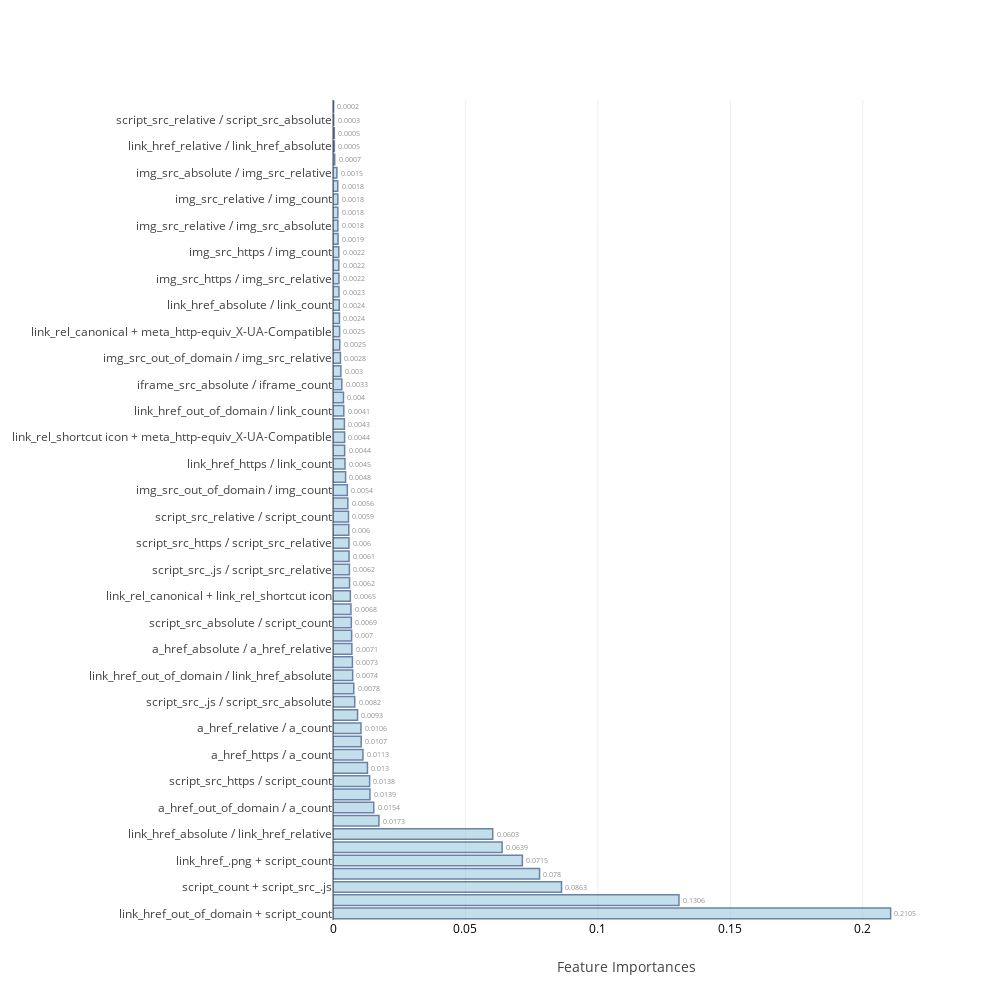

Notebook source saved alongside this figure:
### Code cell
feat_imp=[None]*4
j=0
for i in range(0,8):
    if i>=2 and i<=5:
        model,cm_train,cm_test,acc_train,acc_test,roc_auc,feat_imp[j]=f[i](X_train,Y_train,X_test,Y_test,feature_name)
        j=j+1
    else:
        model,cm_train,cm_test,acc_train,acc_test,roc_auc=f[i](X_train,Y_train,X_test,Y_test)
    table_80_60_train.loc[i]=   ([acc_train,cm_train.TP,cm_train.TN,cm_train.FP,cm_train.FN,cm_train.FPR,cm_train.FNR])
    table_80_60_test.loc[i] =   ([acc_test ,cm_test.TP, cm_test.TN, cm_test.FP, cm_test.FN, cm_test.FPR, cm_test.FNR,roc_auc])
    print("\n")

### Figure 1 — Plotly figure (JSON) as saved in the notebook; plotly's stock layout.template omitted (floating-point values rounded to 4 significant figures)
{"data": [{"marker": {"color": "rgb(158,202,225)", "line": {"color": "rgb(8,48,107)", "width": 1.5}}, "opacity": 0.6, "orientation": "h", "text": [0.2105, 0.1306, 0.0863, 0.078, 0.0715, 0.0639, 0.0603, 0.0173, 0.0154, 0.0139, 0.0138, 0.013, 0.0113, 0.0107, 0.0106, 0.0093, 0.0082, 0.0078, 0.0074, 0.0073, 0.0071, 0.007, 0.0069, 0.0068, 0.0065, 0.0062, 0.0062, 0.0061, 0.006, 0.006, 0.0059, 0.0056, 0.0054, 0.0048, 0.0045, 0.0044, 0.0044, 0.0043, 0.0041, 0.004, 0.0033, 0.003, 0.0028, 0.0025, 0.0025, 0.0024, 0.0024, 0.0023, 0.0022, 0.0022, 0.0022, 0.0019, 0.0018, 0.0018, 0.0018, 0.0018, 0.0015, 0.0007, 0.0005, 0.0005, 0.0003, 0.0002], "textposition": "outside", "type": "bar", "uid": "9d71aa7e-94f6-488f-a475-3e9b85d23df1", "x": [0.2105, 0.1306, 0.08628, 0.07798, 0.0715, 0.06386, 0.0603, 0.01734, 0.01539, 0.01395, 0.01383, 0.01301, 0.0113, 0.01066, 0.01057, 0.009273, 0.00821, 0.007842, 0.007425, 0.007339, 0.007123, 0.00703, 0.006916, 0.006777, 0.006547, 0.006243, 0.00619, 0.006064, 0.006027, 0.005969, 0.005856, 0.005597, 0.005415, 0.004754, 0.004534, 0.00441, 0.004379, 0.004297, 0.004077, 0.003955, 0.00333, 0.002975, 0.002814, 0.002549, 0.002491, 0.002435, 0.002375, 0.002254, 0.002232, 0.002203, 0.002178, 0.001895, 0.001836, 0.001823, 0.001818, 0.00179, 0.001456, 0.0006521, 0.0005107, 0.0004892, 0.0002737, 0.0002375], "y": ["link_href_out_of_domain + script_count", "script_count / script_src_absolute", "script_count + script_src_.js", "link_count + script_count", "link_href_.png + script_count", "a_href_out_of_domain / a_href_absolute", "link_href_absolute / link_href_relative", "link_href_out_of_domain + script_src_absolute", "a_href_out_of_domain / a_count", "link_count + script_src_relative", "script_src_https / script_count", "a_href_out_of_domain / a_href_relative", "a_href_https / a_count", "a_href_absolute / a_count", "a_href_relative / a_count", "a_href_https / a_href_relative", "script_src_.js / script_src_absolute", "link_href_out_of_domain / link_href_relative", "link_href_out_of_domain / link_href_absolute", "script_type_text/javascript / script_count", "a_href_absolute / a_href_relative", "script_async_true / script_count", "script_src_absolute / script_count", "script_src_.js / script_count", "link_rel_canonical + link_rel_shortcut icon", "a_href_https / a_href_absolute", "script_src_.js / script_src_relative", "form_action_absolute / form_action_relative", "script_src_https / script_src_relative", "link_href_https / link_href_absolute", "script_src_relative / script_count", "script_src_out_of_domain / script_src_absolute", "img_src_out_of_domain / img_count", "link_href_https / link_href_relative", "link_href_https / link_count", "script_src_out_of_domain / script_count", "link_rel_shortcut icon + meta_http-equiv_X-UA-Compatible", "form_action_relative / form_action_absolute", "link_href_out_of_domain / link_count", "script_src_out_of_domain / script_src_relative", "iframe_src_absolute / iframe_count", "img_src_https / img_src_absolute", "img_src_out_of_domain / img_src_relative", "img_src_absolute / img_count", "link_rel_canonical + meta_http-equiv_X-UA-Compatible", "img_src_out_of_domain / img_src_absolute", "link_href_absolute / link_count", "link_rel_manifest + meta_http-equiv_X-UA-Compatible", "img_src_https / img_src_relative", "script_src_https / script_src_absolute", "img_src_https / img_count", "link_href_.ico + link_rel_canonical", "img_src_relative / img_src_absolute", "link_rel_canonical / link_href_.css", "img_src_relative / img_count", "iframe_src_absolute / iframe_src_relative", "img_src_absolute / img_src_relative", "link_href_relative / link_count", "link_href_relative / link_href_absolute", "link_rel_canonical / meta_http-equiv_X-UA-Compatible", "script_src_relative / script_src_absolute", "script_src_absolute / script_src_relative"]}], "layout": {"autosize": false, "height": 1000, "width": 1000, "xaxis": {"tickfont": {"color": "black", "size": 12}, "title": "Feature Importances"}, "yaxis": {"automargin": true}}}
